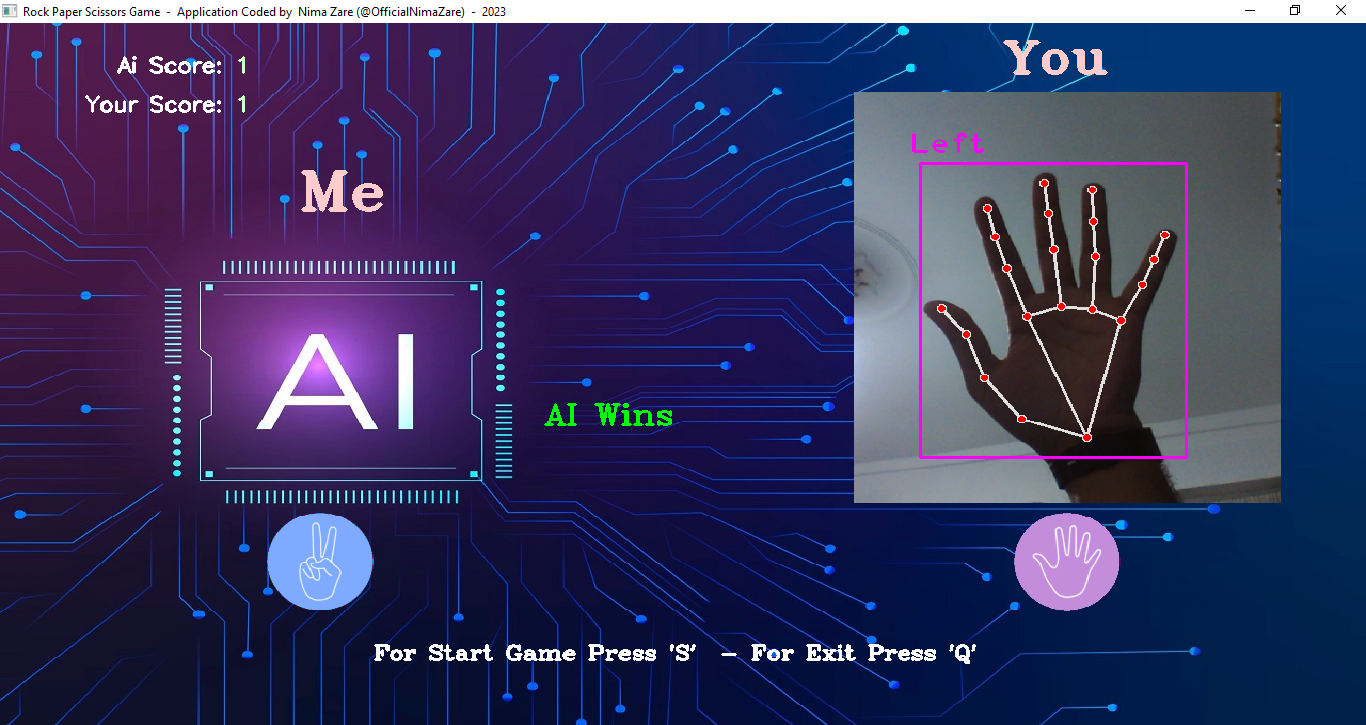

The script that drew this image:
from cvzone.HandTrackingModule import HandDetector
from turtle import delay
import random
import cvzone
import time
import cv2
import os


cap = cv2.VideoCapture(0)
cap.set(3, 640)
cap.set(4, 480)
detector = HandDetector(detectionCon=0.8, maxHands=1)
current_path = os.path.dirname(os.path.realpath(__file__))
timer = 0
stateResult = False
startGame = False
scores = [0, 0]  # [AI, User]

while True:
    imgBG = cv2.imread(os.path.join(current_path,"recources", "bg.jpg"))
    success, frame = cap.read()
    imgScaled = cv2.resize(frame, (0, 0), None, 0.875, 0.875)
    imgScaled = imgScaled[:, 80:480]
    hand, img = detector.findHands(imgScaled)

    cv2.putText(imgBG, str("Me"), (280, 190), cv2.FONT_HERSHEY_TRIPLEX, 1.8, (204, 204, 255), 4)
    cv2.putText(imgBG, str("You"), (940, 50), cv2.FONT_HERSHEY_TRIPLEX, 1.5, (204, 204, 255), 4)
    cv2.putText(imgBG, str("Ai Score: "), (110, 50), cv2.FONT_HERSHEY_SIMPLEX, 0.7, (255, 255, 255), 2)
    cv2.putText(imgBG, str("Your Score: "), (80, 90), cv2.FONT_HERSHEY_SIMPLEX, 0.7, (255, 255, 255), 2)
    cv2.putText(imgBG, str("For Start Game Press 'S'  - For Exit Press 'Q' "), (350, 650), cv2.FONT_HERSHEY_COMPLEX, 0.7, (255, 255, 255), 2)
    imgBG[70:490, 800:1200] = imgScaled

    if startGame:
        if stateResult is False:
            timer = time.time() - initialTime
            cv2.putText(imgBG, str(int(timer)), (605, 435), cv2.FONT_HERSHEY_TRIPLEX, 1.5, (0, 0, 255), 4)
            if timer > 3:
                randomNumber = random.randint(1, 3)
                playerMode = None
                stateResult = True
                timer = 0
                if hand:
                    hand = hand[0]
                    fingers = detector.fingersUp(hand)
                    if fingers == [0, 0, 0, 0, 0]:
                        playerMode = 1
                        imgUser = cv2.imread(os.path.join(current_path, "recources", "1.png"), cv2.IMREAD_UNCHANGED)
                        imgBG = cvzone.overlayPNG(imgBG, imgUser, (950, 500))
                    if fingers == [1, 1, 1, 1, 1]:
                        playerMode = 2
                        imgUser = cv2.imread(os.path.join(current_path, "recources", "2.png"), cv2.IMREAD_UNCHANGED)
                        imgBG = cvzone.overlayPNG(imgBG, imgUser, (950, 500))
                    if fingers == [0, 1, 1, 0, 0]:
                        playerMode = 3
                        imgUser = cv2.imread(os.path.join(current_path, "recources", "3.png"), cv2.IMREAD_UNCHANGED)
                        imgBG = cvzone.overlayPNG(imgBG, imgUser, (950, 500))

                    imgAI = cv2.imread(os.path.join(current_path, "recources", f"{randomNumber}.png"), cv2.IMREAD_UNCHANGED)
                    imgBG = cvzone.overlayPNG(imgBG, imgAI, (250, 500))

                    # Player Wins
                    if (playerMode == 1 and randomNumber == 3) or \
                            (playerMode == 2 and randomNumber == 1) or \
                            (playerMode == 3 and randomNumber == 2):
                        scores[1] += 1
                        
                    # AI Wins
                    if (playerMode == 3 and randomNumber == 1) or \
                            (playerMode == 1 and randomNumber == 2) or \
                            (playerMode == 2 and randomNumber == 3):
                        scores[0] += 1

                    # Equal
                    if (playerMode == 1 and randomNumber == 1) or \
                            (playerMode == 2 and randomNumber == 2) or \
                            (playerMode == 3 and randomNumber == 3):
                        scores[1] += 0     
                        scores[0] += 0    
        
        if stateResult:
            imgBG = cvzone.overlayPNG(imgBG, imgAI, (250, 500))
            if playerMode == 1:
                imgUser = cv2.imread(os.path.join(current_path, "recources", "1.png"), cv2.IMREAD_UNCHANGED)
                imgBG = cvzone.overlayPNG(imgBG, imgUser, (950, 500))
            if playerMode == 2:
                imgUser = cv2.imread(os.path.join(current_path, "recources", "2.png"), cv2.IMREAD_UNCHANGED)
                imgBG = cvzone.overlayPNG(imgBG, imgUser, (950, 500))
            if playerMode == 3:
                imgUser = cv2.imread(os.path.join(current_path, "recources", "3.png"), cv2.IMREAD_UNCHANGED)
                imgBG = cvzone.overlayPNG(imgBG, imgUser, (950, 500))
            
            if (playerMode == 1 and randomNumber == 3) or \
                                (playerMode == 2 and randomNumber == 1) or \
                                (playerMode == 3 and randomNumber == 2):
                cv2.putText(imgBG, "Player Wins", (520, 400), cv2.FONT_HERSHEY_COMPLEX, 1, (0,255,0), 2)
            if (playerMode == 3 and randomNumber == 1) or \
                                (playerMode == 1 and randomNumber == 2) or \
                                (playerMode == 2 and randomNumber == 3):
                cv2.putText(imgBG, "AI Wins", (520, 410), cv2.FONT_HERSHEY_COMPLEX, 1, (0,255,0), 2)
            if (playerMode == 1 and randomNumber == 1) or \
                                (playerMode == 2 and randomNumber == 2) or \
                                (playerMode == 3 and randomNumber == 3):
                cv2.putText(imgBG, "EQUAL", (520, 420), cv2.FONT_HERSHEY_COMPLEX, 1, (0,255,0), 2)
     
    cv2.putText(imgBG, str(scores[0]), (220, 50), cv2.FONT_HERSHEY_SIMPLEX, 0.7, (204, 255, 204), 2)
    cv2.putText(imgBG, str(scores[1]), (220, 90), cv2.FONT_HERSHEY_SIMPLEX, 0.7, (204, 255, 204), 2)

    cv2.namedWindow("Rock Paper Scissors Game  -  Application Coded by  Nima Zare (@OfficialNimaZare)  -  2023", cv2.WINDOW_GUI_EXPANDED)
    cv2.imshow("Rock Paper Scissors Game  -  Application Coded by  Nima Zare (@OfficialNimaZare)  -  2023", imgBG)

    key = cv2.waitKey(1)

    if key == ord('s'):
        startGame = True
        initialTime = time.time()
        stateResult = False

    if key == ord('q'):
        break

cap.release()
cv2.destroyAllWindows()

'''
Application Coded By  Nima Zare

Telegram, Instagram :  @OfficialNimaZare

Email :   OfficialNimaZare@gmail.com

All Rights Reserved. 2023.08.30
'''
